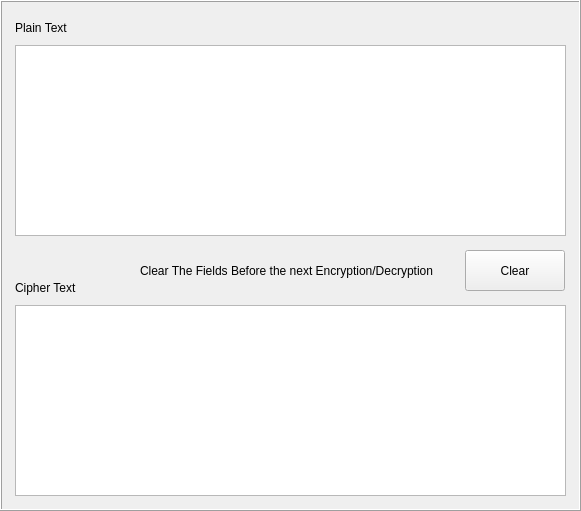
     <widget class="QFrame" name="frame_10">
      <property name="geometry">
       <rect>
        <x>5</x>
        <y>0</y>
        <width>581</width>
        <height>511</height>
       </rect>
      </property>
      <property name="frameShape">
       <enum>QFrame::Box</enum>
      </property>
      <property name="frameShadow">
       <enum>QFrame::Raised</enum>
      </property>
      <widget class="QTextEdit" name="subs_pt">
       <property name="geometry">
        <rect>
         <x>15</x>
         <y>45</y>
         <width>551</width>
         <height>191</height>
        </rect>
       </property>
      </widget>
      <widget class="QLabel" name="label_10">
       <property name="geometry">
        <rect>
         <x>15</x>
         <y>20</y>
         <width>61</width>
         <height>16</height>
        </rect>
       </property>
       <property name="text">
        <string>Plain Text</string>
       </property>
      </widget>
      <widget class="QLabel" name="label_11">
       <property name="geometry">
        <rect>
         <x>15</x>
         <y>280</y>
         <width>71</width>
         <height>16</height>
        </rect>
       </property>
       <property name="text">
        <string>Cipher Text</string>
       </property>
      </widget>
      <widget class="QTextEdit" name="subs_ct">
       <property name="geometry">
        <rect>
         <x>15</x>
         <y>305</y>
         <width>551</width>
         <height>191</height>
        </rect>
       </property>
      </widget>
      <widget class="QPushButton" name="uni_clr">
       <property name="geometry">
        <rect>
         <x>465</x>
         <y>250</y>
         <width>100</width>
         <height>41</height>
        </rect>
       </property>
       <property name="text">
        <string>Clear</string>
       </property>
      </widget>
      <widget class="QLabel" name="label_26">
       <property name="geometry">
        <rect>
         <x>140</x>
         <y>255</y>
         <width>316</width>
         <height>31</height>
        </rect>
       </property>
       <property name="text">
        <string>Clear The Fields Before the next Encryption/Decryption</string>
       </property>
      </widget>
     </widget>
